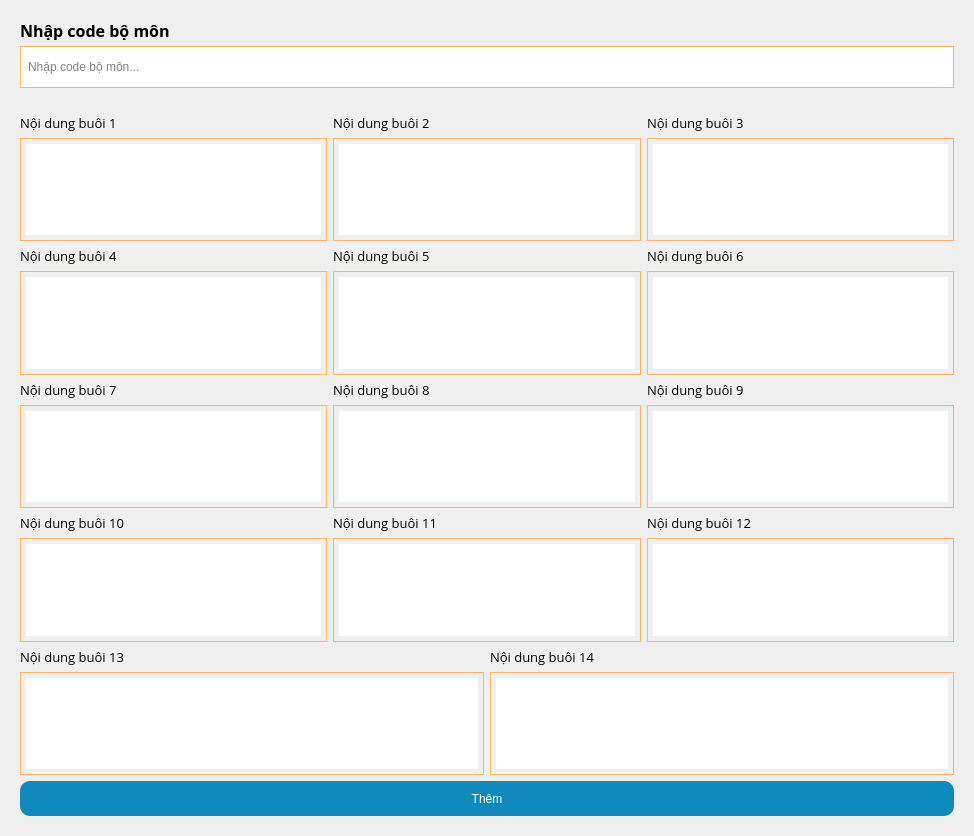
<?xml version="1.0" encoding="UTF-8"?>
<ui version="4.0">
 <class>Tool</class>
 <widget class="QMainWindow" name="Tool">
  <property name="geometry">
   <rect>
    <x>0</x>
    <y>0</y>
    <width>974</width>
    <height>836</height>
   </rect>
  </property>
  <property name="windowTitle">
   <string>Tool</string>
  </property>
  <property name="documentMode">
   <bool>false</bool>
  </property>
  <property name="tabShape">
   <enum>QTabWidget::Rounded</enum>
  </property>
  <widget class="QWidget" name="centralwidget">
   <layout class="QVBoxLayout" name="verticalLayout">
    <property name="leftMargin">
     <number>20</number>
    </property>
    <property name="topMargin">
     <number>20</number>
    </property>
    <property name="rightMargin">
     <number>20</number>
    </property>
    <property name="bottomMargin">
     <number>20</number>
    </property>
    <item>
     <layout class="QVBoxLayout" name="verticalLayout_2">
      <item>
       <widget class="QLabel" name="label_2">
        <property name="maximumSize">
         <size>
          <width>16777215</width>
          <height>20</height>
         </size>
        </property>
        <property name="font">
         <font>
          <family>Open Sans</family>
          <pointsize>12</pointsize>
          <weight>75</weight>
          <bold>true</bold>
         </font>
        </property>
        <property name="text">
         <string>Nhập code bộ môn</string>
        </property>
       </widget>
      </item>
      <item>
       <widget class="QLineEdit" name="txtName">
        <property name="styleSheet">
         <string notr="true">border: 1px solid rgb(255, 181, 89);
padding: 5px;
height: 30px;
text-transform: uppercase;</string>
        </property>
        <property name="placeholderText">
         <string>Nhập code bộ môn...</string>
        </property>
       </widget>
      </item>
      <item>
       <widget class="QLabel" name="lb_message">
        <property name="styleSheet">
         <string notr="true">color: rgb(112, 89, 5);</string>
        </property>
        <property name="text">
         <string/>
        </property>
       </widget>
      </item>
     </layout>
    </item>
    <item>
     <spacer name="verticalSpacer">
      <property name="orientation">
       <enum>Qt::Vertical</enum>
      </property>
      <property name="sizeHint" stdset="0">
       <size>
        <width>20</width>
        <height>40</height>
       </size>
      </property>
     </spacer>
    </item>
    <item>
     <layout class="QHBoxLayout" name="horizontalLayout_2">
      <item>
       <layout class="QVBoxLayout" name="verticalLayout_10">
        <item>
         <widget class="QLabel" name="label_10">
          <property name="maximumSize">
           <size>
            <width>16777215</width>
            <height>20</height>
           </size>
          </property>
          <property name="font">
           <font>
            <family>Open Sans</family>
            <pointsize>10</pointsize>
           </font>
          </property>
          <property name="text">
           <string>Nội dung buôi 1</string>
          </property>
         </widget>
        </item>
        <item>
         <widget class="QPlainTextEdit" name="_1">
          <property name="styleSheet">
           <string notr="true">border: 1px solid rgb(255, 181, 89);
padding: 5px;
height: 30px;</string>
          </property>
          <property name="plainText">
           <string/>
          </property>
          <property name="placeholderText">
           <string>Buổi 1...</string>
          </property>
         </widget>
        </item>
       </layout>
      </item>
      <item>
       <layout class="QVBoxLayout" name="verticalLayout_11">
        <item>
         <widget class="QLabel" name="label_11">
          <property name="maximumSize">
           <size>
            <width>16777215</width>
            <height>20</height>
           </size>
          </property>
          <property name="font">
           <font>
            <family>Open Sans</family>
            <pointsize>10</pointsize>
           </font>
          </property>
          <property name="text">
           <string>Nội dung buôi 2</string>
          </property>
         </widget>
        </item>
        <item>
         <widget class="QPlainTextEdit" name="_2">
          <property name="styleSheet">
           <string notr="true">border: 1px solid rgb(255, 181, 89);
padding: 5px;
height: 30px;</string>
          </property>
          <property name="plainText">
           <string/>
          </property>
         </widget>
        </item>
       </layout>
      </item>
      <item>
       <layout class="QVBoxLayout" name="verticalLayout_18">
        <item>
         <widget class="QLabel" name="label_18">
          <property name="maximumSize">
           <size>
            <width>16777215</width>
            <height>20</height>
           </size>
          </property>
          <property name="font">
           <font>
            <family>Open Sans</family>
            <pointsize>10</pointsize>
           </font>
          </property>
          <property name="text">
           <string>Nội dung buôi 3</string>
          </property>
         </widget>
        </item>
        <item>
         <widget class="QPlainTextEdit" name="_3">
          <property name="styleSheet">
           <string notr="true">border: 1px solid rgb(255, 181, 89);
padding: 5px;
height: 30px;</string>
          </property>
          <property name="plainText">
           <string/>
          </property>
         </widget>
        </item>
       </layout>
      </item>
     </layout>
    </item>
    <item>
     <layout class="QHBoxLayout" name="horizontalLayout_6">
      <item>
       <layout class="QVBoxLayout" name="verticalLayout_19">
        <item>
         <widget class="QLabel" name="label_19">
          <property name="maximumSize">
           <size>
            <width>16777215</width>
            <height>20</height>
           </size>
          </property>
          <property name="font">
           <font>
            <family>Open Sans</family>
            <pointsize>10</pointsize>
           </font>
          </property>
          <property name="text">
           <string>Nội dung buôi 4</string>
          </property>
         </widget>
        </item>
        <item>
         <widget class="QPlainTextEdit" name="_4">
          <property name="styleSheet">
           <string notr="true">border: 1px solid rgb(255, 181, 89);
padding: 5px;
height: 30px;</string>
          </property>
          <property name="plainText">
           <string/>
          </property>
         </widget>
        </item>
       </layout>
      </item>
      <item>
       <layout class="QVBoxLayout" name="verticalLayout_14">
        <item>
         <widget class="QLabel" name="label_14">
          <property name="maximumSize">
           <size>
            <width>16777215</width>
            <height>20</height>
           </size>
          </property>
          <property name="font">
           <font>
            <family>Open Sans</family>
            <pointsize>10</pointsize>
           </font>
          </property>
          <property name="text">
           <string>Nội dung buôi 5</string>
          </property>
         </widget>
        </item>
        <item>
         <widget class="QPlainTextEdit" name="_5">
          <property name="styleSheet">
           <string notr="true">border: 1px solid rgb(255, 181, 89);
padding: 5px;
height: 30px;</string>
          </property>
          <property name="plainText">
           <string/>
          </property>
         </widget>
        </item>
       </layout>
      </item>
      <item>
       <layout class="QVBoxLayout" name="verticalLayout_15">
        <item>
         <widget class="QLabel" name="label_15">
          <property name="maximumSize">
           <size>
            <width>16777215</width>
            <height>20</height>
           </size>
          </property>
          <property name="font">
           <font>
            <family>Open Sans</family>
            <pointsize>10</pointsize>
           </font>
          </property>
          <property name="text">
           <string>Nội dung buôi 6</string>
          </property>
         </widget>
        </item>
        <item>
         <widget class="QPlainTextEdit" name="_6">
          <property name="font">
           <font>
            <family>Open Sans</family>
            <pointsize>10</pointsize>
           </font>
          </property>
          <property name="styleSheet">
           <string notr="true">border: 1px solid rgb(255, 181, 89);
padding: 5px;
height: 30px;</string>
          </property>
          <property name="plainText">
           <string/>
          </property>
         </widget>
        </item>
       </layout>
      </item>
     </layout>
    </item>
    <item>
     <layout class="QHBoxLayout" name="horizontalLayout_4"/>
    </item>
    <item>
     <layout class="QHBoxLayout" name="horizontalLayout_5">
      <item>
       <layout class="QVBoxLayout" name="verticalLayout_16">
        <item>
         <widget class="QLabel" name="label_16">
          <property name="maximumSize">
           <size>
            <width>16777215</width>
            <height>20</height>
           </size>
          </property>
          <property name="font">
           <font>
            <family>Open Sans</family>
            <pointsize>10</pointsize>
           </font>
          </property>
          <property name="text">
           <string>Nội dung buôi 7</string>
          </property>
         </widget>
        </item>
        <item>
         <widget class="QPlainTextEdit" name="_7">
          <property name="styleSheet">
           <string notr="true">border: 1px solid rgb(255, 181, 89);
padding: 5px;
height: 30px;</string>
          </property>
          <property name="plainText">
           <string/>
          </property>
         </widget>
        </item>
       </layout>
      </item>
      <item>
       <layout class="QVBoxLayout" name="verticalLayout_17">
        <item>
         <widget class="QLabel" name="label_17">
          <property name="maximumSize">
           <size>
            <width>16777215</width>
            <height>20</height>
           </size>
          </property>
          <property name="font">
           <font>
            <family>Open Sans</family>
            <pointsize>10</pointsize>
           </font>
          </property>
          <property name="text">
           <string>Nội dung buôi 8</string>
          </property>
         </widget>
        </item>
        <item>
         <widget class="QPlainTextEdit" name="_8">
          <property name="font">
           <font>
            <family>Open Sans</family>
            <pointsize>10</pointsize>
           </font>
          </property>
          <property name="styleSheet">
           <string notr="true">border: 1px solid rgb(255, 181, 89);
padding: 5px;
height: 30px;</string>
          </property>
          <property name="plainText">
           <string/>
          </property>
         </widget>
        </item>
       </layout>
      </item>
      <item>
       <layout class="QVBoxLayout" name="verticalLayout_22">
        <item>
         <widget class="QLabel" name="label_22">
          <property name="maximumSize">
           <size>
            <width>16777215</width>
            <height>20</height>
           </size>
          </property>
          <property name="font">
           <font>
            <family>Open Sans</family>
            <pointsize>10</pointsize>
           </font>
          </property>
          <property name="text">
           <string>Nội dung buôi 9</string>
          </property>
         </widget>
        </item>
        <item>
         <widget class="QPlainTextEdit" name="_9">
          <property name="styleSheet">
           <string notr="true">border: 1px solid rgb(255, 181, 89);
padding: 5px;
height: 30px;</string>
          </property>
          <property name="plainText">
           <string/>
          </property>
         </widget>
        </item>
       </layout>
      </item>
     </layout>
    </item>
    <item>
     <layout class="QHBoxLayout" name="horizontalLayout_8">
      <item>
       <layout class="QVBoxLayout" name="verticalLayout_23">
        <item>
         <widget class="QLabel" name="label_23">
          <property name="maximumSize">
           <size>
            <width>16777215</width>
            <height>20</height>
           </size>
          </property>
          <property name="font">
           <font>
            <family>Open Sans</family>
            <pointsize>10</pointsize>
           </font>
          </property>
          <property name="text">
           <string>Nội dung buôi 10</string>
          </property>
         </widget>
        </item>
        <item>
         <widget class="QPlainTextEdit" name="_10">
          <property name="font">
           <font>
            <family>Open Sans</family>
            <pointsize>10</pointsize>
           </font>
          </property>
          <property name="styleSheet">
           <string notr="true">border: 1px solid rgb(255, 181, 89);
padding: 5px;
height: 30px;</string>
          </property>
          <property name="plainText">
           <string/>
          </property>
         </widget>
        </item>
       </layout>
      </item>
      <item>
       <layout class="QVBoxLayout" name="verticalLayout_20">
        <item>
         <widget class="QLabel" name="label_20">
          <property name="maximumSize">
           <size>
            <width>16777215</width>
            <height>20</height>
           </size>
          </property>
          <property name="font">
           <font>
            <family>Open Sans</family>
            <pointsize>10</pointsize>
           </font>
          </property>
          <property name="text">
           <string>Nội dung buôi 11</string>
          </property>
         </widget>
        </item>
        <item>
         <widget class="QPlainTextEdit" name="_11">
          <property name="styleSheet">
           <string notr="true">border: 1px solid rgb(255, 181, 89);
padding: 5px;
height: 30px;</string>
          </property>
          <property name="plainText">
           <string/>
          </property>
         </widget>
        </item>
       </layout>
      </item>
      <item>
       <layout class="QVBoxLayout" name="verticalLayout_21">
        <item>
         <widget class="QLabel" name="label_21">
          <property name="maximumSize">
           <size>
            <width>16777215</width>
            <height>20</height>
           </size>
          </property>
          <property name="font">
           <font>
            <family>Open Sans</family>
            <pointsize>10</pointsize>
           </font>
          </property>
          <property name="text">
           <string>Nội dung buôi 12</string>
          </property>
         </widget>
        </item>
        <item>
         <widget class="QPlainTextEdit" name="_12">
          <property name="font">
           <font>
            <family>Open Sans</family>
            <pointsize>10</pointsize>
           </font>
          </property>
          <property name="styleSheet">
           <string notr="true">border: 1px solid rgb(255, 181, 89);
padding: 5px;
height: 30px;</string>
          </property>
          <property name="plainText">
           <string/>
          </property>
         </widget>
        </item>
       </layout>
      </item>
     </layout>
    </item>
    <item>
     <layout class="QHBoxLayout" name="horizontalLayout">
      <item>
       <layout class="QVBoxLayout" name="verticalLayout_25">
        <item>
         <widget class="QLabel" name="label_25">
          <property name="maximumSize">
           <size>
            <width>16777215</width>
            <height>20</height>
           </size>
          </property>
          <property name="font">
           <font>
            <family>Open Sans</family>
            <pointsize>10</pointsize>
           </font>
          </property>
          <property name="text">
           <string>Nội dung buôi 13</string>
          </property>
         </widget>
        </item>
        <item>
         <widget class="QPlainTextEdit" name="_13">
          <property name="font">
           <font>
            <family>Open Sans</family>
            <pointsize>10</pointsize>
           </font>
          </property>
          <property name="styleSheet">
           <string notr="true">border: 1px solid rgb(255, 181, 89);
padding: 5px;
height: 30px;</string>
          </property>
          <property name="plainText">
           <string/>
          </property>
         </widget>
        </item>
       </layout>
      </item>
      <item>
       <layout class="QVBoxLayout" name="verticalLayout_24">
        <item>
         <widget class="QLabel" name="label_24">
          <property name="maximumSize">
           <size>
            <width>16777215</width>
            <height>20</height>
           </size>
          </property>
          <property name="font">
           <font>
            <family>Open Sans</family>
            <pointsize>10</pointsize>
           </font>
          </property>
          <property name="text">
           <string>Nội dung buôi 14</string>
          </property>
         </widget>
        </item>
        <item>
         <widget class="QPlainTextEdit" name="_14">
          <property name="font">
           <font>
            <family>Open Sans</family>
            <pointsize>10</pointsize>
           </font>
          </property>
          <property name="styleSheet">
           <string notr="true">border: 1px solid rgb(255, 181, 89);
padding: 5px;
height: 30px;</string>
          </property>
          <property name="plainText">
           <string/>
          </property>
         </widget>
        </item>
       </layout>
      </item>
     </layout>
    </item>
    <item>
     <widget class="QPushButton" name="btnSave">
      <property name="styleSheet">
       <string notr="true">background: rgb(18, 137, 188);
border:none;
color: #fff;
height: 35px;
border-radius: 10px;</string>
      </property>
      <property name="text">
       <string>Thêm</string>
      </property>
     </widget>
    </item>
   </layout>
  </widget>
 </widget>
 <resources/>
 <connections/>
</ui>
